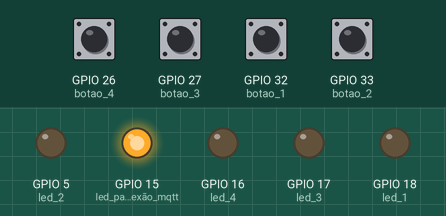
This sketch was run on a simulated ESP32. Parts: output pins drawn as LEDs (lit = HIGH). The test bench sets the inputs (shaded band); at power-on: GPIO 26 (botao_4), GPIO 27 (botao_3), GPIO 32 (botao_1), GPIO 33 (botao_2) HIGH. WiFi joins after 1.5 s; servers stay silent unless stated; network time is answered at once with the bench clock; the local clock reads 2024-03-15 10:24:30 at power-on unless the sketch sets it; random numbers use the default seed unless the sketch sets one; no MQTT or app messages arrive unless stated; what the sketch prints to the serial monitor is not drawn.

Above: at 4.2 s.
4.3 s: GPIO 26 (botao_4) pulled LOW for 1 s
At 6.4 s:
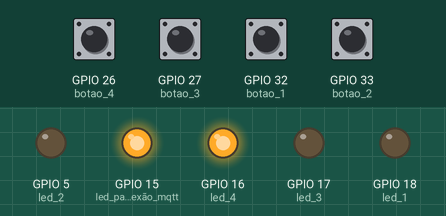
6.8 s: GPIO 27 (botao_3) pulled LOW for 0.15 s
At 7.6 s:
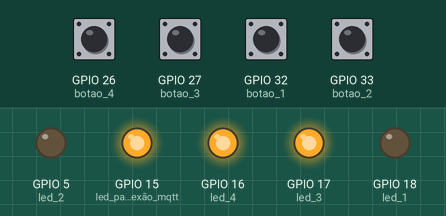
8.4 s: GPIO 32 (botao_1) pulled LOW for 0.15 s
At 8.8 s:
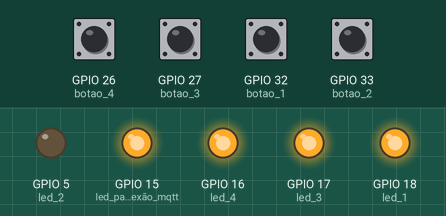
10.0 s: GPIO 33 (botao_2) pulled LOW for 0.15 s
At 11.2 s:
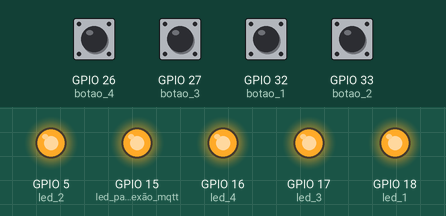
11.6 s: GPIO 26 (botao_4) pulled LOW for 0.15 s
At 12.4 s:
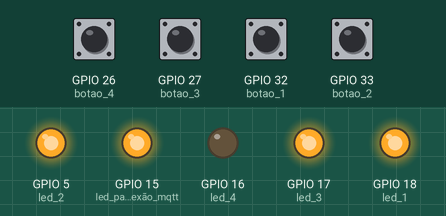
13.2 s: GPIO 27 (botao_3) pulled LOW for 1 s
At 14.4 s:
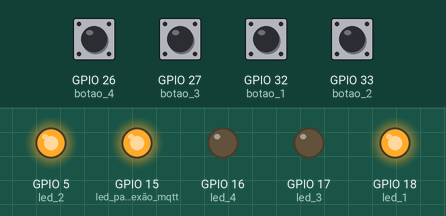
Timing chart, 0 to 16.2 s (numbered marks = the images above; inputs shaded):
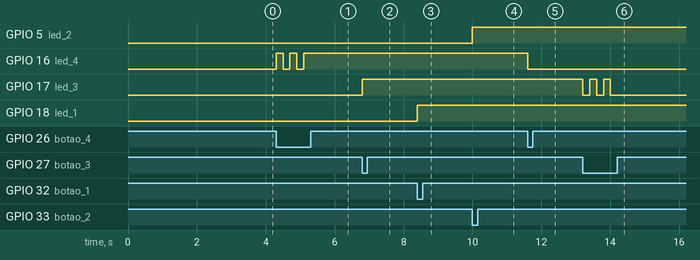

Measured:
- after the input at 4.3 s, GPIO 16 (led_4): alternates HIGH for 0.20 s and LOW for 0.20 s, 5 changes in all, then stays HIGH, starting at once
- after the input at 6.8 s, GPIO 17 (led_3): LOW → HIGH at once
- after the input at 8.4 s, GPIO 18 (led_1): LOW → HIGH at once
- after the input at 10.0 s, GPIO 5 (led_2): LOW → HIGH at once
- after the input at 11.6 s, GPIO 16 (led_4): HIGH → LOW at once
- after the input at 13.2 s, GPIO 17 (led_3): alternates HIGH for 0.20 s and LOW for 0.20 s, 5 changes in all, then stays LOW, starting at once

The sketch:

4_botoes_tx.ino
```cpp
//Precisa apertar 'boot' for fazer upload do código, na parte de 'connecting'

//#include <bits/cpu_defines.h>
#include <Arduino.h>
#include <NTPClient.h>
#include "String.h"
#include "time.h"
#include "PubSubClient.h"
#include <WiFi.h>
#include <WiFiClientSecure.h>


// Define a struct to hold WiFi configuration
  struct WifiConfig {
      const char* SSID;
      const char* PASS;
  };

// Instantiate instances of the struct for each network
  struct WifiConfig bia2Config = {
    .SSID = "Bia 2",
    .PASS = "coisafacil"
  };
  struct WifiConfig Cel_Joao = {
    .SSID = "REDE",
    .PASS = "12345678"
  };
struct WifiConfig sitioNewnet = {
    .SSID = "SITIO_NEWNET",
    .PASS = "coisafacil"
  };
  struct WifiConfig casaPiscinaConfig = {
    .SSID = "CS_TELECOM_CS96",
    .PASS = "cs2017cs3337"
  };

  struct WifiConfig vivofibraConfig = {
    .SSID = "VIVOFIBRA-09D8",
    .PASS = "816329FCDE"
  };

  struct WifiConfig casaLuConfig = {
    .SSID = "VIVOFIBRA-DB00",
    .PASS = "55228E47BB"
  };

  struct WifiConfig escritorioConfig = {
    .SSID = "Escritorio",
    .PASS = "cs2017cs3337"
  };

// Create an array of WifiConfig structs
  struct WifiConfig wifiVector[] = {
      Cel_Joao,
      sitioNewnet,
      bia2Config,
      casaPiscinaConfig,
      vivofibraConfig,
      casaLuConfig,
      escritorioConfig
  };

void connectToWiFi(const struct WifiConfig& config, unsigned long timeoutMillis) {
    Serial.println();
    Serial.print("Connecting to ");
    Serial.println(config.SSID);

    WiFi.mode(WIFI_STA);
    WiFi.begin(config.SSID, config.PASS);

    unsigned long startTime = millis();

    while (WiFi.status() != WL_CONNECTED && millis() - startTime < timeoutMillis) {

        delay(500);
        Serial.print(".");

    }

    if (WiFi.status() == WL_CONNECTED) {
        Serial.println();
        Serial.println("WiFi connected");
        Serial.print("IP address: ");
        Serial.println(WiFi.localIP());
    } else {
        Serial.println();
        Serial.println("Failed to connect to WiFi within the timeout. Moving to the next network.");
    }
}

// Cria um WiFiClient class para utilizar no MQTT server.
WiFiClientSecure client;
//Cria uma instância para medição de tempo
WiFiUDP ntpUDP;
NTPClient ntp(ntpUDP);

//Define informacoes MQTT
#define SERVER      "25d06c5109f94ef78c7bcfc1c33fdf20.s2.eu.hivemq.cloud"
#define SERVERPORT   8883
#define user        "TX_Esp32"
#define pass        "Campos0102"
// Cria os clientes MQTT
PubSubClient mqtt(client);
unsigned long lastMsg = 0;

void reconnect();
unsigned long millisZero();
void wait(int ciclo, int num);

//Variaveis
  int f = 10;                   // valor em hz
  unsigned long time_ini;       // tempo em ms que comecou o segundo no timestamp
  unsigned long refTime = 0;    // tempo de inicio do loop
  bool ativar = true;          // indica se vai rodar a transmissao

static const char *root_ca PROGMEM = R"EOF(
-----BEGIN CERTIFICATE-----
MIIFazCCA1OgAwIBAgIRAIIQz7DSQONZRGPgu2OCiwAwDQYJKoZIhvcNAQELBQAw
TzELMAkGA1UEBhMCVVMxKTAnBgNVBAoTIEludGVybmV0IFNlY3VyaXR5IFJlc2Vh
cmNoIEdyb3VwMRUwEwYDVQQDEwxJU1JHIFJvb3QgWDEwHhcNMTUwNjA0MTEwNDM4
WhcNMzUwNjA0MTEwNDM4WjBPMQswCQYDVQQGEwJVUzEpMCcGA1UEChMgSW50ZXJu
ZXQgU2VjdXJpdHkgUmVzZWFyY2ggR3JvdXAxFTATBgNVBAMTDElTUkcgUm9vdCBY
MTCCAiIwDQYJKoZIhvcNAQEBBQADggIPADCCAgoCggIBAK3oJHP0FDfzm54rVygc
h77ct984kIxuPOZXoHj3dcKi/vVqbvYATyjb3miGbESTtrFj/RQSa78f0uoxmyF+
0TM8ukj13Xnfs7j/EvEhmkvBioZxaUpmZmyPfjxwv60pIgbz5MDmgK7iS4+3mX6U
A5/TR5d8mUgjU+g4rk8Kb4Mu0UlXjIB0ttov0DiNewNwIRt18jA8+o+u3dpjq+sW
T8KOEUt+zwvo/7V3LvSye0rgTBIlDHCNAymg4VMk7BPZ7hm/ELNKjD+Jo2FR3qyH
B5T0Y3HsLuJvW5iB4YlcNHlsdu87kGJ55tukmi8mxdAQ4Q7e2RCOFvu396j3x+UC
B5iPNgiV5+I3lg02dZ77DnKxHZu8A/lJBdiB3QW0KtZB6awBdpUKD9jf1b0SHzUv
KBds0pjBqAlkd25HN7rOrFleaJ1/ctaJxQZBKT5ZPt0m9STJEadao0xAH0ahmbWn
OlFuhjuefXKnEgV4We0+UXgVCwOPjdAvBbI+e0ocS3MFEvzG6uBQE3xDk3SzynTn
jh8BCNAw1FtxNrQHusEwMFxIt4I7mKZ9YIqioymCzLq9gwQbooMDQaHWBfEbwrbw
qHyGO0aoSCqI3Haadr8faqU9GY/rOPNk3sgrDQoo//fb4hVC1CLQJ13hef4Y53CI
rU7m2Ys6xt0nUW7/vGT1M0NPAgMBAAGjQjBAMA4GA1UdDwEB/wQEAwIBBjAPBgNV
HRMBAf8EBTADAQH/MB0GA1UdDgQWBBR5tFnme7bl5AFzgAiIyBpY9umbbjANBgkq
hkiG9w0BAQsFAAOCAgEAVR9YqbyyqFDQDLHYGmkgJykIrGF1XIpu+ILlaS/V9lZL
ubhzEFnTIZd+50xx+7LSYK05qAvqFyFWhfFQDlnrzuBZ6brJFe+GnY+EgPbk6ZGQ
3BebYhtF8GaV0nxvwuo77x/Py9auJ/GpsMiu/X1+mvoiBOv/2X/qkSsisRcOj/KK
NFtY2PwByVS5uCbMiogziUwthDyC3+6WVwW6LLv3xLfHTjuCvjHIInNzktHCgKQ5
ORAzI4JMPJ+GslWYHb4phowim57iaztXOoJwTdwJx4nLCgdNbOhdjsnvzqvHu7Ur
TkXWStAmzOVyyghqpZXjFaH3pO3JLF+l+/+sKAIuvtd7u+Nxe5AW0wdeRlN8NwdC
jNPElpzVmbUq4JUagEiuTDkHzsxHpFKVK7q4+63SM1N95R1NbdWhscdCb+ZAJzVc
oyi3B43njTOQ5yOf+1CceWxG1bQVs5ZufpsMljq4Ui0/1lvh+wjChP4kqKOJ2qxq
4RgqsahDYVvTH9w7jXbyLeiNdd8XM2w9U/t7y0Ff/9yi0GE44Za4rF2LN9d11TPA
mRGunUHBcnWEvgJBQl9nJEiU0Zsnvgc/ubhPgXRR4Xq37Z0j4r7g1SgEEzwxA57d
emyPxgcYxn/eR44/KJ4EBs+lVDR3veyJm+kXQ99b21/+jh5Xos1AnX5iItreGCc=
-----END CERTIFICATE-----
)EOF";
// declaração I/O

bool primeiro_post;
String tempo, string_pub;
void setup() {
  //Iniciando
    Serial.begin(9600);
    Serial.println("Inicio");
    primeiro_post = true;
  // declara os pinos de saida e entrada
   pinMode(32, INPUT_PULLUP); // botao 1
   pinMode(33, INPUT_PULLUP); // botao 2
   pinMode(27, INPUT_PULLUP); // botao 3
   pinMode(26, INPUT_PULLUP); // botao 4


   pinMode(18, OUTPUT);  // led 1
   pinMode(5, OUTPUT);   // led 2
   pinMode(17, OUTPUT);  // led 3
   pinMode(16, OUTPUT);  // led 4


   pinMode(15, OUTPUT); //led para conexão mqtt, se aceso conectado


   wait(500,2);
  // Conecta o Wifi na rede
    for (size_t ji = 0; ji < sizeof(wifiVector) / sizeof(wifiVector[0]); ++ji) {
           connectToWiFi(wifiVector[ji], 15000); // Timeout set to 15 seconds (15000 milliseconds)

           // Check if connected to WiFi
           if (WiFi.status() == WL_CONNECTED) {
               break; // Exit the loop if connected successfully
           }
       }

  //Conecta servidor MQTT
   client.setCACert(root_ca);
   mqtt.setServer(SERVER, SERVERPORT);
   reconnect();
   delay(500);
  //Inicia NTP para adquirir data e hora
   ntp.begin();
   ntp.setTimeOffset(-10800);//corrige para fuso horário
}

bool toggle1 = false, toggle11 = false, toggle2 = false,toggle3 = false,toggle4 = false;
String string_padrao = "10%20%30%40";
String payload;
String msg_inicio = "inicio_tx";
String space = "-";
//int porta_ligada, porta_desligada;
int tempo_de_publi;
void loop() {
  if (!mqtt.connected()) {
    reconnect();
  }
  if (primeiro_post == true){
    mqtt.publish("idle_tx", msg_inicio.c_str());
    Serial.println(msg_inicio);
    tempo_de_publi = millis();
    primeiro_post = false;
  }


//lógica do botao 1
    if (!digitalRead(32) && toggle1 == false){
      string_padrao[1] = '1';
      tempo = ntp.getFormattedTime();
      string_pub = string_padrao + space + tempo;
      mqtt.publish("controle", string_pub.c_str());
      tempo_de_publi = millis();
      Serial.print("botao 1 apertado-");
      Serial.print(string_padrao);
      Serial.println("-publicado em controle");
      digitalWrite(18, HIGH);
      delay(200);
      toggle1 = !toggle1;
    } else if (!digitalRead(32) && toggle1 == true){
      string_padrao[1] = '0';
      tempo = ntp.getFormattedTime();
      string_pub = string_padrao + space + tempo;
      mqtt.publish("controle", string_pub.c_str());
      tempo_de_publi = millis();
      Serial.print("botao 1 apertado-");
      Serial.print(string_padrao);
      Serial.println("-publicado em controle");
      digitalWrite(18, LOW);
      delay(200);
      toggle1 = !toggle1;
    }

  // Lógica do botao 2
  if (!digitalRead(33) && toggle2 == false){
    string_padrao[4] = '1';
     tempo = ntp.getFormattedTime();
    string_pub = string_padrao + space + tempo;
    mqtt.publish("controle", string_pub.c_str());
    tempo_de_publi = millis();
    Serial.print("botao 2 apertado-");
    Serial.print(string_padrao);
    Serial.println("-publicado em controle");
    digitalWrite(5, HIGH);
    delay(200);
    toggle2 = !toggle2;
  } else if (!digitalRead(33) && toggle2 == true){
    string_padrao[4] = '0';
     tempo = ntp.getFormattedTime();
    string_pub = string_padrao + space + tempo;
    mqtt.publish("controle", string_pub.c_str());
    tempo_de_publi = millis();
    Serial.print("botao 2 apertado-");
    Serial.print(string_padrao);
    Serial.println("-publicado em controle");
    digitalWrite(5, LOW);
    delay(200);
    toggle2 = !toggle2;
  }
  // Lógica do botao 3
  if (!digitalRead(27) && toggle3 == false){
    string_padrao[7] = '1';
     tempo = ntp.getFormattedTime();
    string_pub = string_padrao + space + tempo;
    mqtt.publish("controle", string_pub.c_str());
    tempo_de_publi = millis();
    Serial.print("botao 2 apertado-");
    Serial.print(string_padrao);
    Serial.println("-publicado em controle");
    digitalWrite(17, HIGH);
    delay(200);
    toggle3 = !toggle3;
  } else if (!digitalRead(27) && toggle3 == true){
    string_padrao[7] = '0';
     tempo = ntp.getFormattedTime();
    string_pub = string_padrao + space + tempo;
    mqtt.publish("controle", string_pub.c_str());
    tempo_de_publi = millis();
    Serial.print("botao 2 apertado-");
    Serial.print(string_padrao);
    Serial.println("-publicado em controle");
    digitalWrite(17, LOW);
    delay(200);
    toggle3 = !toggle3;
  }
    // Lógica do botao 4
  if (!digitalRead(26) && toggle4 == false){
    string_padrao[10] = '1';
    tempo = ntp.getFormattedTime();
    string_pub = string_padrao + space + tempo;
    mqtt.publish("controle", string_pub.c_str());
    tempo_de_publi = millis();
    Serial.print("botao 2 apertado-");
    Serial.print(string_padrao);
    Serial.println("-publicado em controle");
    digitalWrite(16, HIGH);
    delay(200);
    toggle4 = !toggle4;
  } else if (!digitalRead(26) && toggle4 == true){
    string_padrao[10] = '0';
    tempo = ntp.getFormattedTime();
    string_pub = string_padrao + space + tempo;
    mqtt.publish("controle", string_pub.c_str());
    tempo_de_publi = millis();
    Serial.print("botao 2 apertado-");
    Serial.print(string_padrao);
    Serial.println("-publicado em controle");
    digitalWrite(16, LOW);
    delay(200);
    toggle4 = !toggle4;
  }


  int tempo_idle = millis();
  if (tempo_idle - tempo_de_publi == 5000){//impede a desconexão ao broker
    String idle = "TX-ping";
    tempo = ntp.getFormattedTime();
    string_pub = idle + space + string_padrao + space + tempo;
    mqtt.publish("idle_tx", string_pub.c_str());
    Serial.print(idle);
    Serial.println(" publicado em idle_tx");
    tempo_de_publi = millis();
  }
  ntp.update();
  string_pub = "";
}


void reconnect() {
  //Rotina de conexao
  while (!mqtt.connected()) {
    digitalWrite(15, LOW);
    Serial.print("Conectando ao broker MQTT...");
    String clientId = "Esp32";
    clientId += String(random(0xffff), HEX);

    if (mqtt.connect(clientId.c_str(), user, pass)) {
      Serial.println("conectado");

      mqtt.subscribe("controle", 0);   // inscricao no topico 'controle'
    } else {
      Serial.print("falha, rc=");
      Serial.print(mqtt.state());
      Serial.println(" tentando novamente em 5 segundos");
      wait(1000,5);
    }
  }
  digitalWrite(15, HIGH);}

void wait(int ciclo, int num){ //ciclo -> tempo do ciclo, num -> numero de repeticoes, LED -> porta led
  for(int i = 0; i < num; i++)
  {
    //digitalWrite(LED, HIGH);
    delay( int(ciclo/2) );
    //digitalWrite(LED, LOW);
    delay( int(ciclo/2) );
  }}
```
